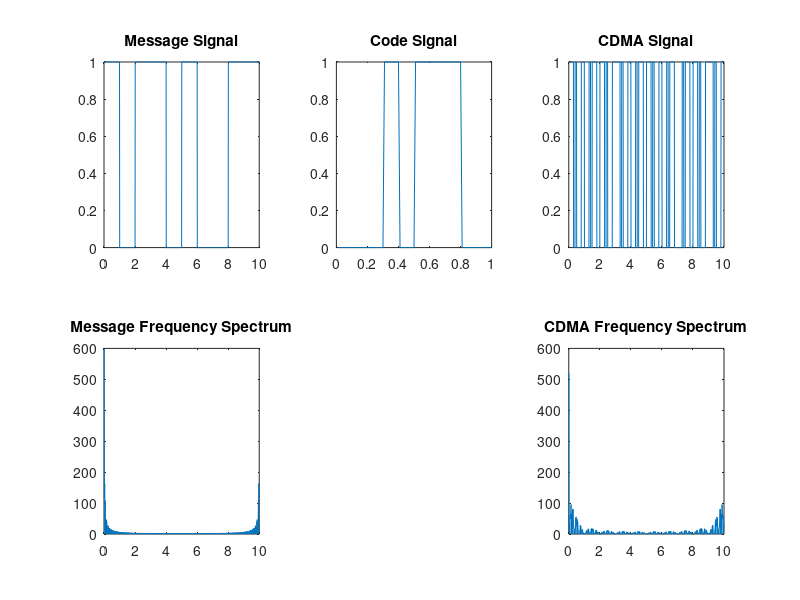
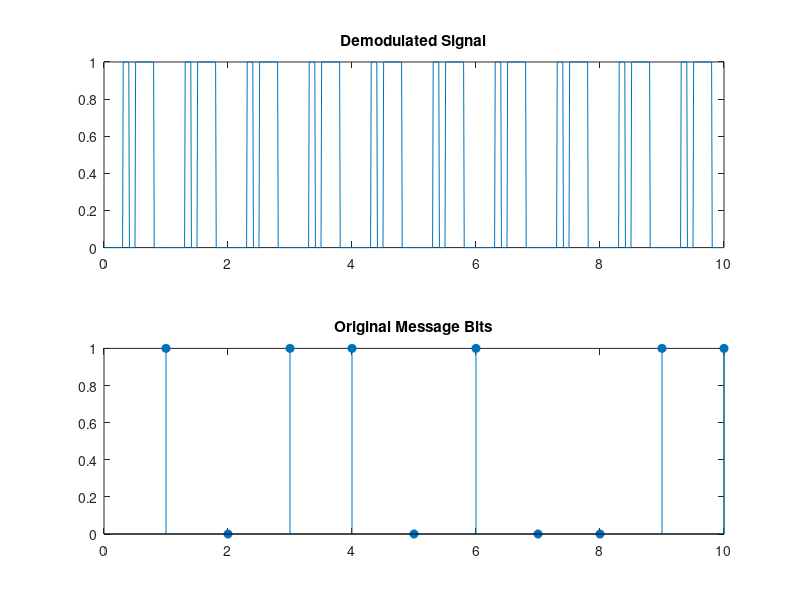
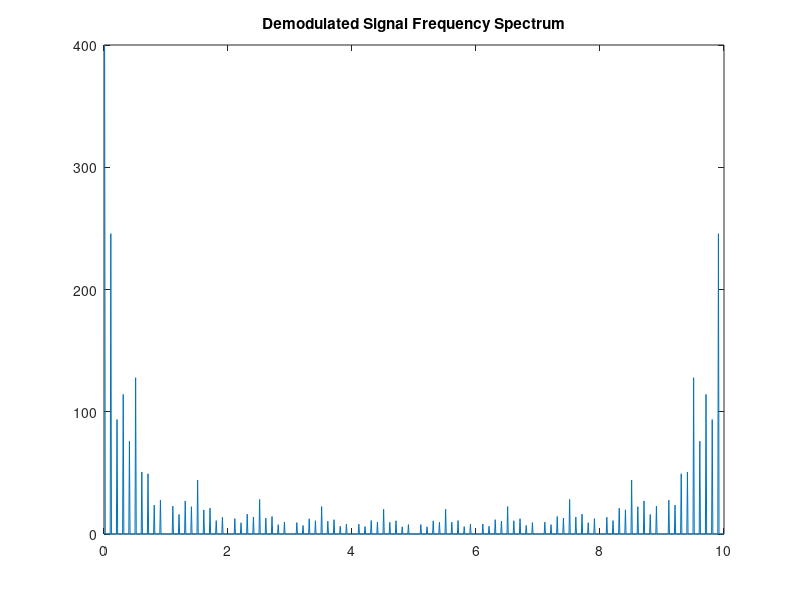

MATLAB code to generate these figures, in order:
clc;
close all;
clear all;

%n=input('Enter the no. of bit : ');
n = 10; % length of bit stream

m = randi([0, 1], 1, n); % input bits
c = randi([0, 1], 1, n); % pseudorandom code

% Message signal points
m0 = zeros(1, 100);
m1 = ones(1, 100);

% Code Signal points
c0 = zeros(1, 10);
c1 = ones(1, 10);

message = [];
for i = 1:n
    if m(i) == 0
        message = [message, m0];
    else
        message = [message, m1];
    end
end

code = [];
for i = 1:n
    if c(i) == 0
        code = [code, c0];
    else
        code = [code, c1];
    end
end

cdma = [];
for i = 1:n
    if m(i) == 0
        cdma = [cdma, xor(m0, code)];
    else
        cdma = [cdma, xor(m1, code)];
    end
end

time = 0.01:0.01:n;
tb = 0.01:0.01:1;

subplot(2, 3, 1);
plot(time, message);
title('Message Signal');

subplot(2, 3, 2);
plot(tb, code);
title('Code Signal');

subplot(2, 3, 3);
plot(time, cdma);
title('CDMA Signal');

M = abs(fft(message));
CDMA = abs(fft(cdma));

subplot(2, 3, 4);
plot(time, M);
title('Message Frequency Spectrum');

subplot(2, 3, 6);
plot(time, CDMA);
title('CDMA Frequency Spectrum');

% Demodulation process
demodulated = [];
for i = 1:n
    if m(i) == 0
        demodulated = [demodulated, xor(m0, cdma((i-1)*100+1:i*100))];
    else
        demodulated = [demodulated, xor(m1, cdma((i-1)*100+1:i*100))];
    end
end

% Frequency spectrum of demodulated signal
Demodulated_Freq = abs(fft(demodulated));

figure;
subplot(2, 1, 1);
plot(time, demodulated);
title('Demodulated Signal');

subplot(2, 1, 2);
stem(m, 'filled');
title('Original Message Bits');

figure;
plot(time, Demodulated_Freq);
title('Demodulated Signal Frequency Spectrum');